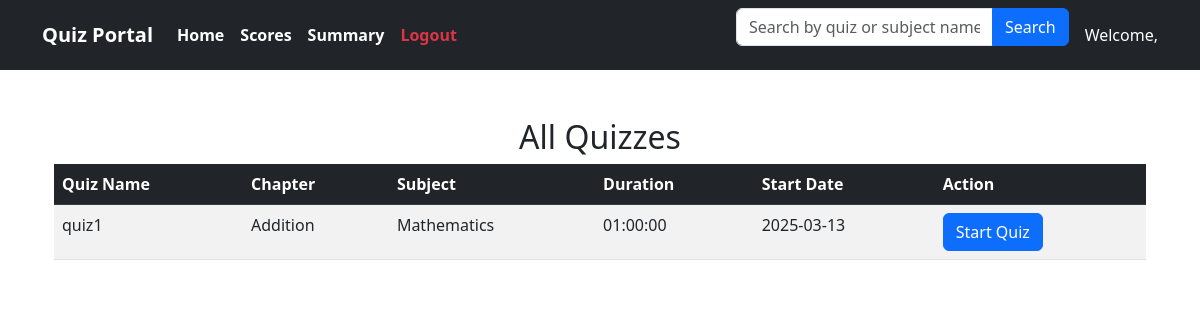
Before: /quizzes with the older database file.
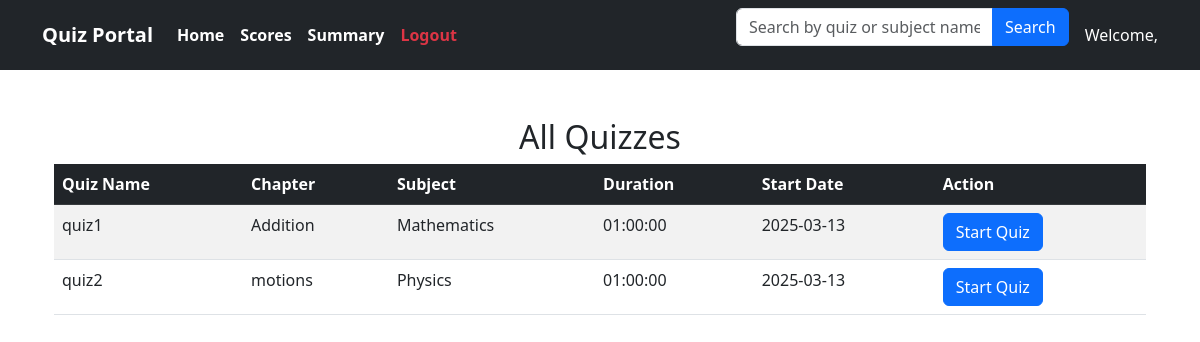
After: the same page with the newer database file.
### backend/models.py (models this page shows)
class Quiz(db.Model):
    __tablename__ = 'quiz'
    id = db.Column(db.Integer, primary_key=True)
    chapter_id = db.Column(db.Integer, db.ForeignKey('chapter.id', ondelete='CASCADE'), nullable=False)
    quiz_name = db.Column(db.String, nullable=False)
    date_of_quiz = db.Column(db.DateTime, nullable=False)
    time_duration = db.Column(db.Time, nullable=False)
    questions = db.relationship('Question', backref='quiz',lazy=True, cascade='all, delete-orphan')
    scores = db.relationship('Score', backref='quiz',lazy=True, cascade='all, delete-orphan')

class Chapter(db.Model):
    __tablename__ = 'chapter'
    id = db.Column(db.Integer, primary_key=True)
    name = db.Column(db.String, nullable=False)
    description = db.Column(db.String, nullable=False)
    subject_id = db.Column(db.Integer, db.ForeignKey('subjects.id', ondelete='CASCADE'), nullable=False)
    quizzes = db.relationship('Quiz', backref='chapter',lazy=True, cascade='all, delete-orphan')

class Subject(db.Model):
    __tablename__ = 'subjects'
    id = db.Column(db.Integer, primary_key=True)
    name = db.Column(db.String(100), nullable=False)
    description = db.Column(db.String(255), nullable=True)
    chapters = db.relationship('Chapter', backref='subject', cascade="all, delete", lazy=True)

### app.py (the view)
@app.route('/quizzes', methods=['GET'])
def all_quizzes():
    current_date = date.today()  # Get today's date
    quizzes_query = (
        db.session.query(
            Quiz.id,
            Quiz.quiz_name,
            Quiz.time_duration,
            Quiz.date_of_quiz,
            Chapter.name.label("chapter"),
            Subject.name.label("subject")
        )
        .join(Chapter, Quiz.chapter_id == Chapter.id)
        .join(Subject, Chapter.subject_id == Subject.id)
    )
    quizzes = quizzes_query.all()
    formatted_quizzes = []
    for quiz in quizzes:
        formatted_quizzes.append({
            "id": quiz.id,
            "quiz_name": quiz.quiz_name,
            "time_duration": quiz.time_duration,
            "date_of_quiz": quiz.date_of_quiz.date() if isinstance(quiz.date_of_quiz, datetime) else quiz.date_of_quiz,
            "chapter": quiz.chapter,
            "subject": quiz.subject
        })
    return render_template('users.html', quizzes=formatted_quizzes, current_date=current_date)

### templates/users.html (shortened to what this page needs)
{% extends "usernavbar.html" %}
{% block content %}
    <div class="container mt-5">
        <h2 class="text-center">All Quizzes</h2>
        <table class="table table-striped">
            <thead class="table-dark">
                <tr>
                    <th>Quiz Name</th>
                    <th>Chapter</th>
                    <th>Subject</th>
                    <th>Duration</th>
                    <th>Start Date</th>
                    <th>Action</th>
                </tr>
            </thead>
            <tbody>
                {% for quiz in quizzes %}
                <tr>
                    <td>{{ quiz.quiz_name }}</td>
                    <td>{{ quiz.chapter }}</td>
                    <td>{{ quiz.subject }}</td>
                    <td>{{ quiz.time_duration }}</td>
                    <td>{{ quiz.date_of_quiz.strftime('%Y-%m-%d') }}</td>
                    <td>
                        {% if quiz.date_of_quiz == current_date %}
                            <a href="{{ url_for('attempt_quiz', quiz_id=quiz.id) }}" class="btn btn-primary">Start Quiz</a>
                        {% else %}
                            <button class="btn btn-secondary" disabled>Unavailable</button>
                        {% endif %}
                    </td>
                </tr>
                {% endfor %}
            </tbody>
        </table>
    </div>
</body>
</html>
{% endblock %}

Changed rows visible on the page:
added Quiz: quiz_name "quiz2", chapter "motions", subject "Physics", time_duration "01:00:00", date_of_quiz "2025-03-13"
